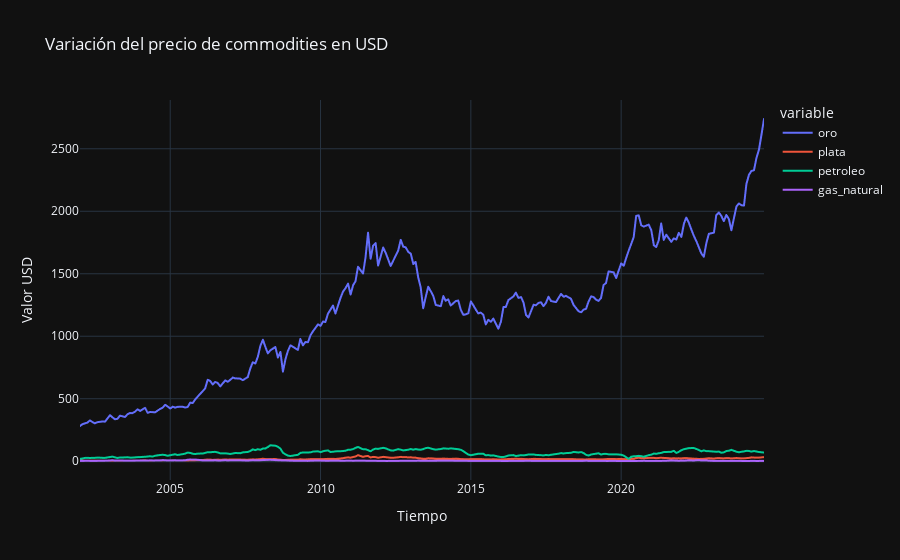

The notebook cell this image was saved under:
### Markdown cell above
### Exploración general de datos

### Code cell
#Llama a función para graficar comportamiento de líneas.
graficar_comportamiento_lineas(df_final, ['oro', 'plata', 'petroleo', 'gas_natural'], 'date',{"date": "Tiempo", 'value': 'Valor USD'},'Variación del precio de commodities en USD')
#Comparativa de precios de commodities

### Figure 1 — Plotly figure (JSON) as saved in the notebook; plotly's stock layout.template omitted (floating-point values rounded to 4 significant figures; data arrays with more than 128 entries replaced by an {"elided": "..."} marker saying what was removed)
{"data": [{"hovertemplate": "variable=oro<br>Tiempo=%{x}<br>Valor USD=%{y}<extra></extra>", "legendgroup": "oro", "line": {"color": "#636efa", "dash": "solid"}, "marker": {"symbol": "circle"}, "mode": "lines", "name": "oro", "showlegend": true, "type": "scattergl", "x": {"elided": "274 str values"}, "xaxis": "x", "y": {"elided": "274 float values"}, "yaxis": "y"}, {"hovertemplate": "variable=plata<br>Tiempo=%{x}<br>Valor USD=%{y}<extra></extra>", "legendgroup": "plata", "line": {"color": "#EF553B", "dash": "solid"}, "marker": {"symbol": "circle"}, "mode": "lines", "name": "plata", "showlegend": true, "type": "scattergl", "x": {"elided": "274 str values"}, "xaxis": "x", "y": {"elided": "274 float values"}, "yaxis": "y"}, {"hovertemplate": "variable=petroleo<br>Tiempo=%{x}<br>Valor USD=%{y}<extra></extra>", "legendgroup": "petroleo", "line": {"color": "#00cc96", "dash": "solid"}, "marker": {"symbol": "circle"}, "mode": "lines", "name": "petroleo", "showlegend": true, "type": "scattergl", "x": {"elided": "274 str values"}, "xaxis": "x", "y": {"elided": "274 float values"}, "yaxis": "y"}, {"hovertemplate": "variable=gas_natural<br>Tiempo=%{x}<br>Valor USD=%{y}<extra></extra>", "legendgroup": "gas_natural", "line": {"color": "#ab63fa", "dash": "solid"}, "marker": {"symbol": "circle"}, "mode": "lines", "name": "gas_natural", "showlegend": true, "type": "scattergl", "x": {"elided": "274 str values"}, "xaxis": "x", "y": {"elided": "274 float values"}, "yaxis": "y"}], "layout": {"legend": {"title": {"text": "variable"}, "tracegroupgap": 0}, "title": {"text": "Variación del precio de commodities en USD"}, "xaxis": {"anchor": "y", "domain": [0, 1], "title": {"text": "Tiempo"}}, "yaxis": {"anchor": "x", "domain": [0, 1], "title": {"text": "Valor USD"}}}}
